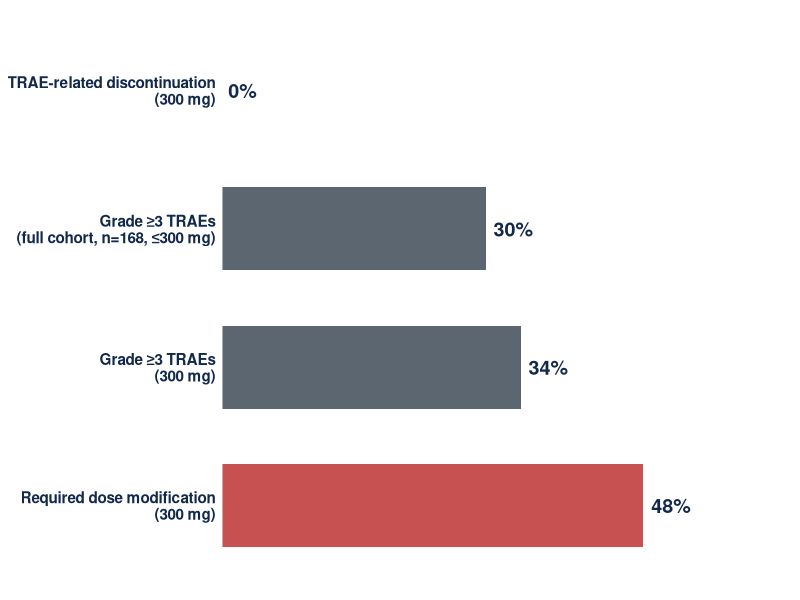
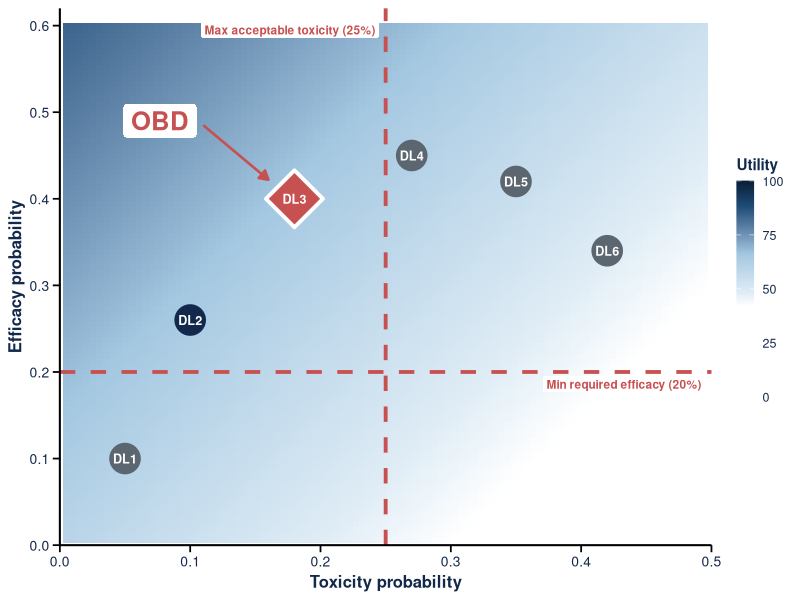
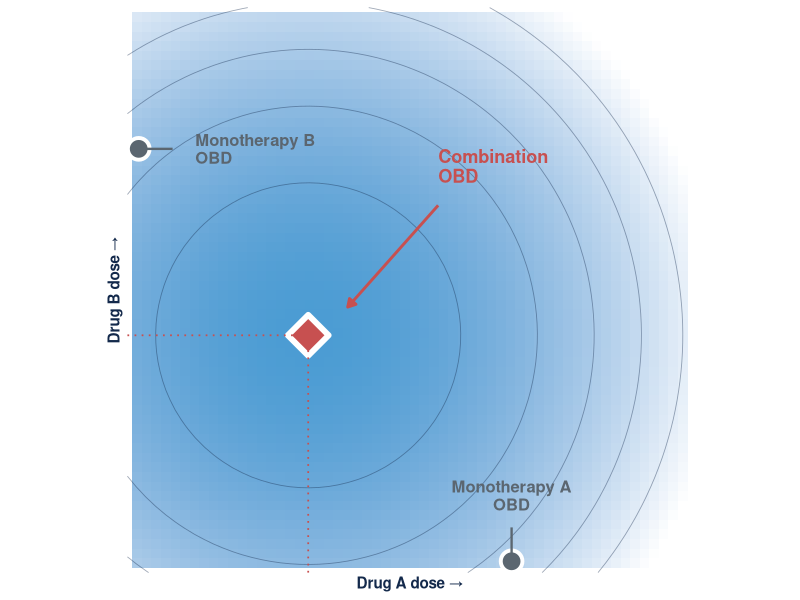
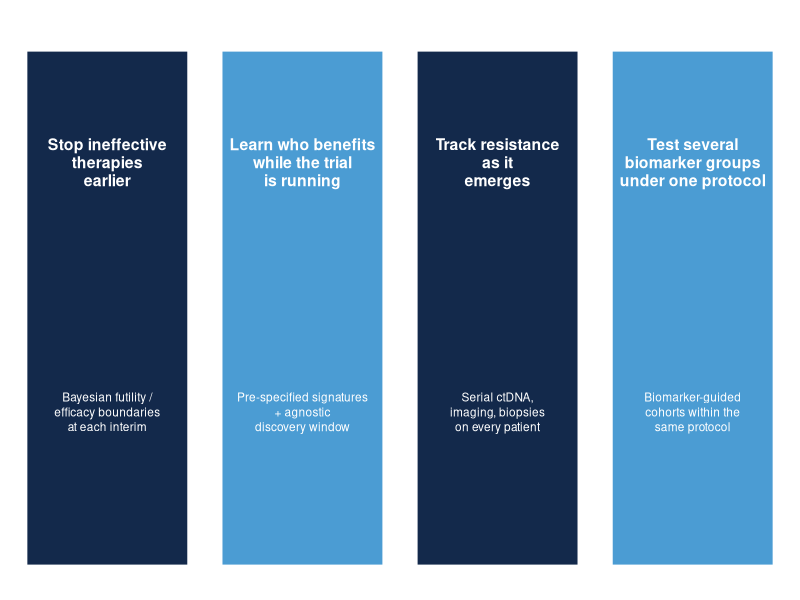
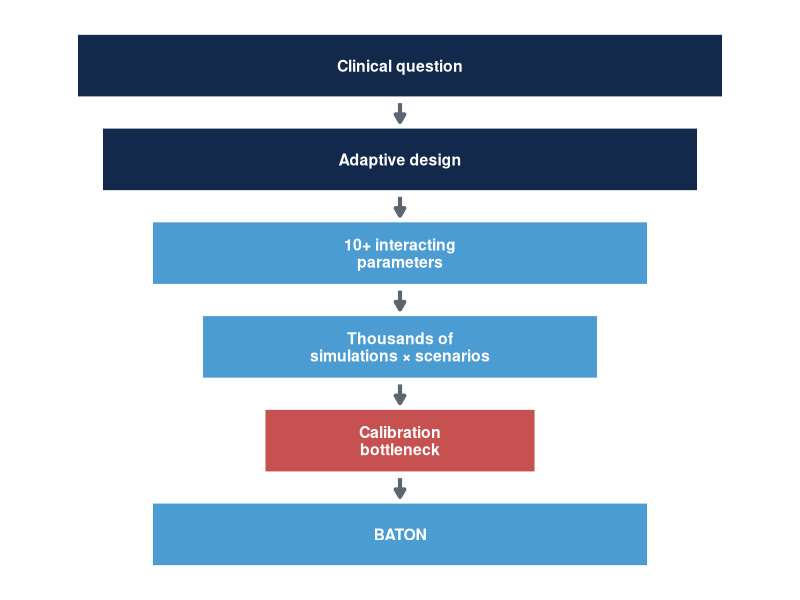
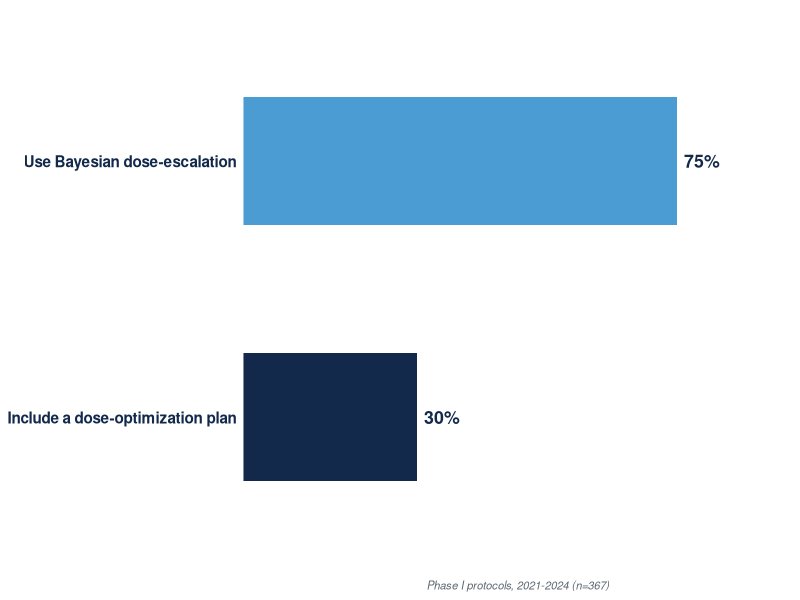
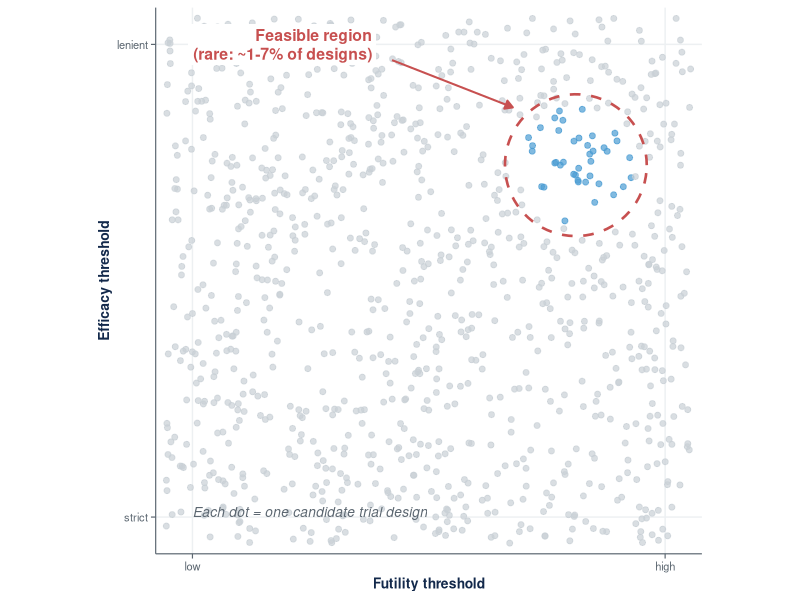
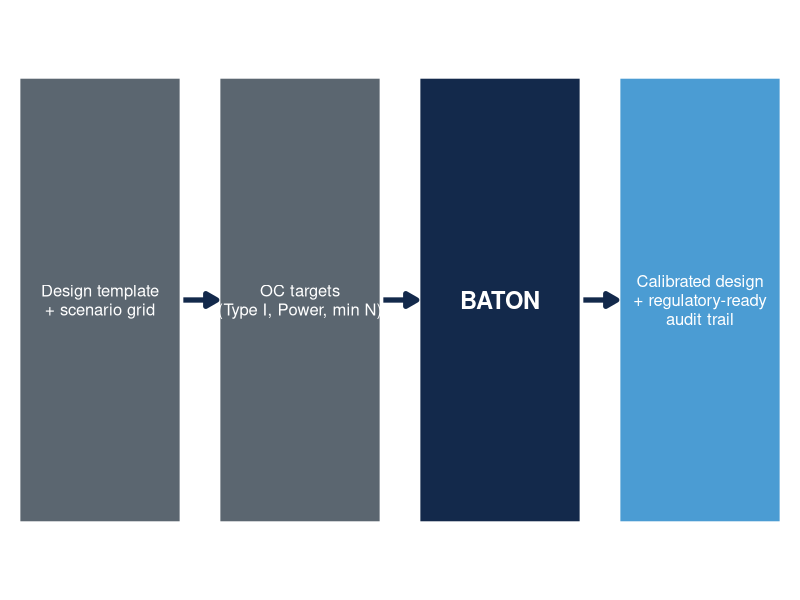

Reproduce these figures in R, in order.
## ---- chunk 1
#| label: setup
#| include: false
library(ggplot2)
library(gridExtra)
set.seed(2025)
## ---- chunk 2
#| fig.height: 3.0
#| fig.width: 9
#| fig.align: center
#| fig.alt: "Horizontal bar chart of daraxonrasib monotherapy tolerability (RMC-6236-001 PDAC cohort): 0% TRAE-related discontinuation at 300 mg; 30% Grade ≥3 TRAEs in the full cohort (n=168, doses ≤300 mg); 34% Grade ≥3 TRAEs at 300 mg; 48% required dose modification at 300 mg."
library(ggplot2)
toxdata <- data.frame(
  metric = factor(c("TRAE-related discontinuation\n(300 mg)",
                    "Grade ≥3 TRAEs\n(full cohort, n=168, ≤300 mg)",
                    "Grade ≥3 TRAEs\n(300 mg)",
                    "Required dose modification\n(300 mg)"),
                  levels = c("Required dose modification\n(300 mg)",
                             "Grade ≥3 TRAEs\n(300 mg)",
                             "Grade ≥3 TRAEs\n(full cohort, n=168, ≤300 mg)",
                             "TRAE-related discontinuation\n(300 mg)")),
  pct = c(0, 30, 34, 48),
  fill = c("#4B9CD3", "#5B6670", "#5B6670", "#C75050")
)
ggplot(toxdata, aes(x = metric, y = pct, fill = fill)) +
  geom_col(width = 0.6) +
  geom_text(aes(label = paste0(pct, "%")),
            hjust = -0.2, size = 5, fontface = "bold", color = "#13294B") +
  scale_fill_identity() +
  scale_y_continuous(limits = c(0, 65), expand = c(0, 0)) +
  coord_flip() +
  labs(x = NULL, y = NULL) +
  theme_minimal(base_size = 11) +
  theme(panel.grid = element_blank(),
        axis.text.x = element_blank(),
        axis.ticks = element_blank(),
        axis.text.y = element_text(face = "bold", color = "#13294B", size = 11))
## ---- chunk 3
#| fig.height: 5.4
#| fig.width: 6.6
#| fig.align: center
#| fig.alt: "U-BOIN utility surface: toxicity probability (x-axis, 0-0.5) vs efficacy probability (y-axis, 0-0.6). Background heatmap shades utility across the plotted region from ~30 at the lower-right (high toxicity, low efficacy) to ~84 at the upper-left (low toxicity, high efficacy); the legend extends 0-100 to anchor the full elicited utility range. Red dashed lines mark admissibility cutoffs (max acceptable toxicity 25%, min required efficacy 20%). Six dose levels DL1-DL6 plotted as points; admissible doses are navy, inadmissible doses are gray, and the OBD (admissible dose with highest utility) is highlighted as a red diamond with an OBD label and leader arrow to the northwest."
library(ggplot2)

# Elicited utilities (per U-BOIN framework, Zhou 2019)
u_no_no   <- 60    # no response, no DLT
u_yes_no  <- 100   # response, no DLT  <- best
u_no_yes  <- 0     # no response, DLT  <- worst
u_yes_yes <- 40    # response, DLT

# Utility surface u(tox_prob, eff_prob) under outcome independence
util_fn <- function(tox, eff) {
  (1 - eff) * (1 - tox) * u_no_no +
  eff * (1 - tox) * u_yes_no +
  (1 - eff) * tox * u_no_yes +
  eff * tox * u_yes_yes
}

tox_seq <- seq(0, 0.5, length = 100)
eff_seq <- seq(0, 0.6, length = 100)
util_grid <- expand.grid(tox = tox_seq, eff = eff_seq)
util_grid$utility <- util_fn(util_grid$tox, util_grid$eff)

# Candidate dose levels
doses <- data.frame(
  dl  = c("DL1", "DL2", "DL3", "DL4", "DL5", "DL6"),
  tox = c(0.05, 0.10, 0.18, 0.27, 0.35, 0.42),
  eff = c(0.10, 0.26, 0.40, 0.45, 0.42, 0.34)
)
tox_max <- 0.25
eff_min <- 0.20
doses$admissible <- doses$tox <= tox_max & doses$eff >= eff_min
doses$utility    <- util_fn(doses$tox, doses$eff)
doses$is_obd     <- FALSE
if (any(doses$admissible)) {
  doses$is_obd[ which(doses$admissible)[which.max(doses$utility[doses$admissible])] ] <- TRUE
}

obd_x <- doses$tox[doses$is_obd]
obd_y <- doses$eff[doses$is_obd]

ggplot() +
  geom_tile(data = util_grid, aes(x = tox, y = eff, fill = utility)) +
  scale_fill_gradientn(
    colors  = c("#FFFFFF", "#FFFFFF", "#E0EDF6", "#A4C8E1", "#1F4E79", "#0A1F38"),
    values  = c(0.00, 0.42, 0.48, 0.66, 0.88, 1.00),
    name    = "Utility",
    limits  = c(0, 100), breaks = c(0, 25, 50, 75, 100)
  ) +
  # Admissibility lines
  geom_vline(xintercept = tox_max, color = "#C75050",
             linewidth = 1.3, linetype = "dashed") +
  geom_hline(yintercept = eff_min, color = "#C75050",
             linewidth = 1.3, linetype = "dashed") +
  annotate("label", x = tox_max - 0.005, y = 0.595,
           label = "Max acceptable toxicity (25%)",
           color = "#C75050", hjust = 1, fontface = "bold",
           size = 3.0, label.size = 0, fill = "#FFFFFF") +
  annotate("label", x = 0.495, y = eff_min - 0.005,
           label = "Min required efficacy (20%)",
           color = "#C75050", hjust = 1, vjust = 1, fontface = "bold",
           size = 3.0, label.size = 0, fill = "#FFFFFF") +
  # Non-OBD dose points
  geom_point(data = doses[!doses$is_obd, ],
             aes(x = tox, y = eff, color = admissible),
             shape = 19, size = 10) +
  scale_color_manual(values = c("TRUE" = "#13294B", "FALSE" = "#5B6670"),
                     guide = "none") +
  # OBD diamond
  geom_point(data = doses[doses$is_obd, ],
             aes(x = tox, y = eff),
             shape = 23, fill = "#C75050", color = "white",
             size = 14, stroke = 2) +
  # Dose-level labels inside each point
  geom_text(data = doses, aes(x = tox, y = eff, label = dl),
            color = "white", size = 3.2, fontface = "bold") +
  # OBD leader arrow + label, NW of DL3 (away from DL4)
  annotate("segment",
           x = obd_x - 0.07, y = obd_y + 0.085,
           xend = obd_x - 0.02, yend = obd_y + 0.022,
           color = "#C75050", linewidth = 0.9,
           arrow = arrow(length = unit(0.25, "cm"), type = "closed")) +
  annotate("label",
           x = obd_x - 0.075, y = obd_y + 0.090,
           label = "OBD", color = "#C75050",
           size = 6.5, fontface = "bold", hjust = 1,
           label.size = 0, fill = "#FFFFFF") +
  labs(x = "Toxicity probability",
       y = "Efficacy probability") +
  scale_x_continuous(limits = c(0, 0.5), expand = c(0, 0),
                     breaks = seq(0, 0.5, by = 0.1)) +
  scale_y_continuous(limits = c(0, 0.62), expand = c(0, 0),
                     breaks = seq(0, 0.6, by = 0.1)) +
  theme_minimal(base_size = 12) +
  theme(panel.grid = element_blank(),
        # Solid black axes + prominent tick marks
        axis.line = element_line(color = "#000000", linewidth = 0.7),
        axis.ticks = element_line(color = "#000000", linewidth = 0.6),
        axis.ticks.length = unit(0.18, "cm"),
        axis.title = element_text(face = "bold", color = "#13294B", size = 12),
        axis.text = element_text(color = "#13294B", size = 10),
        legend.position = "right",
        legend.title = element_text(face = "bold", color = "#13294B", size = 11),
        legend.text = element_text(color = "#13294B", size = 9),
        legend.key.height = unit(1.1, "cm"),
        legend.key.width = unit(0.45, "cm"))
## ---- chunk 4
#| fig.height: 4.4
#| fig.width: 5.6
#| fig.align: center
library(ggplot2)
n <- 60
grid <- expand.grid(A = seq(0, 1, length = n), B = seq(0, 1, length = n))
grid$eff <- pmax(0, 0.85 - 1.6 * ((grid$A - 0.32)^2 + (grid$B - 0.42)^2))
mono_A <- data.frame(A = 0.68, B = 0.02, lab = "Monotherapy A\nOBD")
mono_B <- data.frame(A = 0.02, B = 0.75, lab = "Monotherapy B\nOBD")
combo  <- data.frame(A = 0.32, B = 0.42, lab = "Combination\nOBD")

ggplot() +
  geom_tile(data = grid, aes(x = A, y = B, fill = eff)) +
  scale_fill_gradient(low = "#FFFFFF", high = "#4B9CD3", guide = "none") +
  geom_contour(data = grid, aes(x = A, y = B, z = eff),
               color = "#13294B", linewidth = 0.3, alpha = 0.4, bins = 6) +
  # mono A on x-axis
  geom_point(data = mono_A, aes(x = A, y = B), shape = 21, fill = "#5B6670",
             color = "white", size = 6, stroke = 2) +
  geom_segment(aes(x = 0.68, xend = 0.68, y = 0.08, yend = 0.02),
               arrow = arrow(length = unit(0.18, "cm"), type = "closed"),
               color = "#5B6670", linewidth = 0.8) +
  geom_text(data = mono_A, aes(x = A, y = B + 0.09, label = lab),
            color = "#5B6670", size = 4.2, hjust = 0.5, vjust = 0,
            fontface = "bold", lineheight = 0.9) +
  # mono B on y-axis
  geom_point(data = mono_B, aes(x = A, y = B), shape = 21, fill = "#5B6670",
             color = "white", size = 6, stroke = 2) +
  geom_segment(aes(x = 0.08, xend = 0.02, y = 0.75, yend = 0.75),
               arrow = arrow(length = unit(0.18, "cm"), type = "closed"),
               color = "#5B6670", linewidth = 0.8) +
  geom_text(data = mono_B, aes(x = A + 0.10, y = B, label = lab),
            color = "#5B6670", size = 4.2, hjust = 0, vjust = 0.5,
            fontface = "bold", lineheight = 0.9) +
  # combination optimum
  geom_point(data = combo, aes(x = A, y = B), shape = 23, fill = "#C75050",
             color = "white", size = 9, stroke = 3) +
  geom_segment(aes(x = 0.55, xend = 0.39, y = 0.65, yend = 0.47),
               arrow = arrow(length = unit(0.22, "cm"), type = "closed"),
               color = "#C75050", linewidth = 1) +
  geom_text(aes(x = 0.55, y = 0.69, label = "Combination\nOBD"),
            color = "#C75050", size = 4.6, hjust = 0, vjust = 0,
            fontface = "bold", lineheight = 0.9) +
  # dotted projections from combo optimum to axes
  geom_segment(aes(x = 0.32, xend = 0.32, y = 0, yend = 0.42),
               color = "#C75050", linetype = "dotted", linewidth = 0.6) +
  geom_segment(aes(x = 0, xend = 0.32, y = 0.42, yend = 0.42),
               color = "#C75050", linetype = "dotted", linewidth = 0.6) +
  labs(x = "Drug A dose →", y = "Drug B dose →") +
  scale_x_continuous(limits = c(0, 1), breaks = NULL, expand = c(0, 0)) +
  scale_y_continuous(limits = c(0, 1), breaks = NULL, expand = c(0, 0)) +
  coord_fixed(clip = "off") +
  theme_minimal(base_size = 11) +
  theme(panel.grid = element_blank(),
        axis.title.x = element_text(face = "bold", color = "#13294B", size = 11),
        axis.title.y = element_text(face = "bold", color = "#13294B", size = 11))
## ---- chunk 5
#| fig.height: 3.0
#| fig.width: 10
#| fig.align: center
library(ggplot2)
pillars <- data.frame(
  x = c(1, 2, 3, 4),
  y = rep(1, 4),
  header = c("Stop ineffective\ntherapies\nearlier",
             "Learn who benefits\nwhile the trial\nis running",
             "Track resistance\nas it\nemerges",
             "Test several\nbiomarker groups\nunder one protocol"),
  detail = c("Bayesian futility /\nefficacy boundaries\nat each interim",
             "Pre-specified signatures\n+ agnostic\ndiscovery window",
             "Serial ctDNA,\nimaging, biopsies\non every patient",
             "Biomarker-guided\ncohorts within the\nsame protocol"),
  fill = c("#13294B", "#4B9CD3", "#13294B", "#4B9CD3")
)
ggplot() +
  geom_tile(data = pillars, aes(x = x, y = y, fill = fill),
            width = 0.85, height = 1.6, color = "white", linewidth = 2) +
  scale_fill_identity() +
  geom_text(data = pillars, aes(x = x, y = y + 0.45, label = header),
            color = "white", size = 4.0, fontface = "bold", lineheight = 0.95) +
  geom_text(data = pillars, aes(x = x, y = y - 0.32, label = detail),
            color = "white", size = 3.0, lineheight = 1.05) +
  scale_x_continuous(limits = c(0.45, 4.55), expand = c(0, 0)) +
  scale_y_continuous(limits = c(0.1, 1.95), expand = c(0, 0)) +
  theme_void()
## ---- chunk 6
#| fig.height: 3.6
#| fig.width: 4.2
#| fig.align: center
library(ggplot2)
funnel <- data.frame(
  y = 6:1,
  x = rep(1, 6),
  label = c("Clinical question",
            "Adaptive design",
            "10+ interacting\nparameters",
            "Thousands of\nsimulations × scenarios",
            "Calibration\nbottleneck",
            "BATON"),
  fill = c("#13294B", "#13294B", "#4B9CD3", "#4B9CD3", "#C75050", "#4B9CD3"),
  width = c(2.6, 2.4, 2.0, 1.6, 1.1, 2.0)
)
ggplot() +
  geom_tile(data = funnel, aes(x = x, y = y, fill = fill, width = width),
            height = 0.72, color = "white", linewidth = 2) +
  scale_fill_identity() +
  geom_text(data = funnel, aes(x = x, y = y, label = label),
            color = "white", size = 4.0, fontface = "bold", lineheight = 0.92) +
  geom_segment(data = data.frame(x = 1, xend = 1, y = 6:2 - 0.4, yend = 5:1 + 0.4),
               aes(x = x, xend = xend, y = y, yend = yend),
               arrow = arrow(length = unit(0.22, "cm"), type = "closed"),
               color = "#5B6670", linewidth = 1.4) +
  scale_x_continuous(limits = c(-0.6, 2.6), expand = c(0, 0)) +
  scale_y_continuous(limits = c(0.3, 6.7), expand = c(0, 0)) +
  theme_void()
## ---- chunk 7
#| fig.height: 1.4
#| fig.width: 5.6
#| fig.align: center
library(ggplot2)
adopt <- data.frame(
  metric = factor(c("Use Bayesian dose-escalation", "Include a dose-optimization plan"),
                  levels = c("Include a dose-optimization plan", "Use Bayesian dose-escalation")),
  pct = c(75, 30),
  fill = c("#4B9CD3", "#13294B")
)
ggplot(adopt, aes(x = metric, y = pct, fill = fill)) +
  geom_col(width = 0.5) +
  geom_text(aes(label = paste0(pct, "%")),
            hjust = -0.2, size = 4.5, fontface = "bold", color = "#13294B") +
  scale_fill_identity() +
  scale_y_continuous(limits = c(0, 95), expand = c(0, 0)) +
  coord_flip() +
  labs(x = NULL, y = NULL,
       caption = "Phase I protocols, 2021-2024 (n=367)") +
  theme_minimal(base_size = 11) +
  theme(panel.grid = element_blank(),
        axis.text.x = element_blank(),
        axis.ticks = element_blank(),
        axis.text.y = element_text(face = "bold", color = "#13294B", size = 11),
        plot.caption = element_text(color = "#5B6670", size = 8,
                                    face = "italic", hjust = 0.5,
                                    margin = margin(t = 4)))
## ---- chunk 8
#| fig.height: 4.0
#| fig.width: 9
#| fig.align: center
#| fig.alt: "Scatter plot of about a thousand candidate trial designs across two calibration parameters. The vast majority are gray (failing one or more of the four operating-characteristic constraints). A small cluster near the upper-right is highlighted in blue, representing the rare designs that satisfy FDA compliance, minimize patients, stop bad early, and accelerate good simultaneously. A red label flags this region as the feasible region (about 1 to 7 percent of designs)."
library(ggplot2)
set.seed(42)
n <- 1000
df <- data.frame(
  x = runif(n, 0, 1),
  y = runif(n, 0, 1)
)
df$d2 <- (df$x - 0.78)^2 + (df$y - 0.72)^2
df$ok <- df$d2 < 0.012
df$cls <- ifelse(df$ok, "feasible", "infeasible")

ggplot(df, aes(x = x, y = y, color = cls)) +
  geom_point(size = 1.7, alpha = 0.7) +
  scale_color_manual(values = c("feasible" = "#4B9CD3", "infeasible" = "#C8D0D6"),
                     guide = "none") +
  annotate("path",
           x = 0.78 + 0.135 * cos(seq(0, 2 * pi, length.out = 80)),
           y = 0.72 + 0.135 * sin(seq(0, 2 * pi, length.out = 80)),
           color = "#C75050", linewidth = 0.9, linetype = "dashed") +
  annotate("segment", x = 0.43, xend = 0.66, y = 0.92, yend = 0.83,
           arrow = arrow(length = unit(0.22, "cm"), type = "closed"),
           color = "#C75050", linewidth = 0.7) +
  annotate("label", x = 0.40, y = 0.95,
           label = "Feasible region\n(rare: ~1-7% of designs)",
           color = "#C75050", fontface = "bold", size = 4.0,
           hjust = 1, fill = "#FFFFFF", label.size = 0, lineheight = 1.0) +
  annotate("text", x = 0.05, y = 0.05, hjust = 0, vjust = 0,
           label = "Each dot = one candidate trial design",
           color = "#5B6670", fontface = "italic", size = 3.5) +
  coord_fixed() +
  scale_x_continuous("Futility threshold",
                     limits = c(0, 1), expand = c(0.01, 0.01),
                     breaks = c(0.05, 0.95), labels = c("low", "high")) +
  scale_y_continuous("Efficacy threshold",
                     limits = c(0, 1), expand = c(0.01, 0.01),
                     breaks = c(0.05, 0.95), labels = c("strict", "lenient")) +
  theme_minimal(base_size = 11) +
  theme(panel.grid.minor = element_blank(),
        panel.grid.major = element_line(color = "#EDF0F2"),
        axis.title = element_text(color = "#13294B", face = "bold", size = 10),
        axis.text = element_text(color = "#5B6670", size = 8),
        axis.ticks = element_line(color = "#5B6670", linewidth = 0.4),
        axis.ticks.length = unit(0.12, "cm"),
        axis.line = element_line(color = "#5B6670", linewidth = 0.4))
## ---- chunk 9
#| fig.height: 3.6
#| fig.width: 11
#| fig.align: center
library(ggplot2)
flow <- data.frame(
  x = c(1.0, 3.4, 5.8, 8.2),
  y = rep(1, 4),
  label = c("Design template\n+ scenario grid",
            "OC targets\n(Type I, Power, min N)",
            "BATON",
            "Calibrated design\n+ regulatory-ready\naudit trail"),
  fill = c("#5B6670", "#5B6670", "#13294B", "#4B9CD3"),
  is_baton = c(FALSE, FALSE, TRUE, FALSE)
)
ggplot() +
  geom_tile(data = flow, aes(x = x, y = y, fill = fill),
            width = 2.0, height = 1.2,
            color = "white", linewidth = 2.5) +
  scale_fill_identity() +
  geom_text(data = flow, aes(x = x, y = y, label = label),
            color = "white", size = ifelse(flow$is_baton, 6.0, 4.2),
            fontface = ifelse(flow$is_baton, "bold", "plain"),
            lineheight = 0.95) +
  geom_segment(data = data.frame(x = c(1.0, 3.4, 5.8) + 1.0,
                                  xend = c(3.4, 5.8, 8.2) - 1.0,
                                  y = rep(1, 3), yend = rep(1, 3)),
               aes(x = x, xend = xend, y = y, yend = yend),
               arrow = arrow(length = unit(0.32, "cm"), type = "closed"),
               color = "#13294B", linewidth = 1.8) +
  scale_x_continuous(limits = c(-0.2, 9.4), expand = c(0, 0)) +
  scale_y_continuous(limits = c(0.2, 1.8), expand = c(0, 0)) +
  theme_void()
## ---- chunk 10
#| fig.height: 3.4
#| fig.width: 11
#| fig.align: center
#| fig.alt: "Two-panel scatter comparing search strategies. Left panel (grid search): about 200 evenly-spaced gray dots on a lattice across the design space, with only 2-3 dots happening to land in the small red-dashed feasible region in the upper-right. Right panel (BATON): about 30 dots, the early ones spread out and the later ones clustering tightly inside the feasible region as the model learns where the feasible designs are."
library(ggplot2)
library(gridExtra)
set.seed(7)

# Shared landscape: feasible region as a small disk in upper-right
cx <- 0.78; cy <- 0.72; rad <- 0.13

# Grid panel: even lattice, many points, few feasible
grid_pts <- expand.grid(x = seq(0.05, 0.95, length.out = 15),
                        y = seq(0.05, 0.95, length.out = 15))
grid_pts$d <- sqrt((grid_pts$x - cx)^2 + (grid_pts$y - cy)^2)
grid_pts$ok <- grid_pts$d < rad

# BATON panel: simulated trajectory — exploration → exploitation
n_baton <- 30
baton_x <- c(runif(8, 0.05, 0.95))
baton_y <- c(runif(8, 0.05, 0.95))
for (i in 9:n_baton) {
  # converging toward feasible region
  baton_x <- c(baton_x, cx + rnorm(1, 0, rad * 0.7) * (1 - (i - 8) / (n_baton - 8) * 0.6))
  baton_y <- c(baton_y, cy + rnorm(1, 0, rad * 0.7) * (1 - (i - 8) / (n_baton - 8) * 0.6))
}
baton_pts <- data.frame(x = baton_x, y = baton_y, ord = 1:n_baton)
baton_pts$d <- sqrt((baton_pts$x - cx)^2 + (baton_pts$y - cy)^2)
baton_pts$ok <- baton_pts$d < rad

feasible_ring <- data.frame(
  th = seq(0, 2 * pi, length.out = 100)
)
feasible_ring$x <- cx + rad * cos(feasible_ring$th)
feasible_ring$y <- cy + rad * sin(feasible_ring$th)

p_grid <- ggplot() +
  geom_path(data = feasible_ring, aes(x = x, y = y),
            color = "#C75050", linewidth = 0.8, linetype = "dashed") +
  geom_point(data = grid_pts,
             aes(x = x, y = y, color = ok),
             size = 1.6, alpha = 0.85) +
  scale_color_manual(values = c("TRUE" = "#4B9CD3", "FALSE" = "#C8D0D6"),
                     guide = "none") +
  annotate("segment", x = 0.45, xend = 0.66, y = 0.93, yend = 0.83,
           arrow = arrow(length = unit(0.20, "cm"), type = "closed"),
           color = "#C75050", linewidth = 0.6) +
  annotate("label", x = 0.42, y = 0.96,
           label = "Feasible region\n(~1-7% of designs)",
           color = "#C75050", fontface = "bold", size = 3.0,
           hjust = 1, fill = "#FFFFFF", label.size = 0, lineheight = 1.0) +
  annotate("text", x = 0.04, y = 0.05, hjust = 0, vjust = 0,
           label = "Each dot = one candidate design",
           color = "#5B6670", fontface = "italic", size = 2.9) +
  coord_fixed() +
  scale_x_continuous("Futility threshold",
                     limits = c(0, 1), expand = c(0.01, 0.01),
                     breaks = c(0.05, 0.95), labels = c("low", "high")) +
  scale_y_continuous("Efficacy threshold",
                     limits = c(0, 1), expand = c(0.01, 0.01),
                     breaks = c(0.05, 0.95), labels = c("strict", "lenient")) +
  labs(title = "Grid search",
       subtitle = "~225 designs on a lattice; most wasted") +
  theme_minimal(base_size = 11) +
  theme(panel.grid = element_blank(),
        plot.title = element_text(hjust = 0.5, face = "bold",
                                  color = "#13294B", size = 13),
        plot.subtitle = element_text(hjust = 0.5, color = "#5B6670",
                                     size = 10),
        axis.title = element_text(color = "#13294B", face = "bold", size = 10),
        axis.text = element_text(color = "#5B6670", size = 8),
        axis.ticks = element_line(color = "#5B6670", linewidth = 0.4),
        axis.ticks.length = unit(0.12, "cm"),
        axis.line = element_line(color = "#5B6670", linewidth = 0.4))

p_baton <- ggplot() +
  geom_path(data = feasible_ring, aes(x = x, y = y),
            color = "#C75050", linewidth = 0.8, linetype = "dashed") +
  geom_point(data = baton_pts,
             aes(x = x, y = y, color = ord),
             size = 2.2, alpha = 0.9) +
  scale_color_gradient(low = "#C8D0D6", high = "#13294B", guide = "none") +
  annotate("text", x = 0.04, y = 0.05, hjust = 0, vjust = 0,
           label = "Light dots tried early, dark dots tried later",
           color = "#5B6670", fontface = "italic", size = 2.9) +
  coord_fixed() +
  scale_x_continuous("Futility threshold",
                     limits = c(0, 1), expand = c(0.01, 0.01),
                     breaks = c(0.05, 0.95), labels = c("low", "high")) +
  scale_y_continuous("Efficacy threshold",
                     limits = c(0, 1), expand = c(0.01, 0.01),
                     breaks = c(0.05, 0.95), labels = c("strict", "lenient")) +
  labs(title = "BATON search",
       subtitle = "first ~30 designs; model already learning where feasibility lives") +
  theme_minimal(base_size = 11) +
  theme(panel.grid = element_blank(),
        plot.title = element_text(hjust = 0.5, face = "bold",
                                  color = "#4B9CD3", size = 13),
        plot.subtitle = element_text(hjust = 0.5, color = "#5B6670",
                                     size = 10),
        axis.title = element_text(color = "#13294B", face = "bold", size = 10),
        axis.text = element_text(color = "#5B6670", size = 8),
        axis.ticks = element_line(color = "#5B6670", linewidth = 0.4),
        axis.ticks.length = unit(0.12, "cm"),
        axis.line = element_line(color = "#5B6670", linewidth = 0.4))

grid.arrange(p_grid, p_baton, ncol = 2)
## ---- chunk 11
#| fig.height: 4.4
#| fig.width: 10
#| fig.align: center
#| fig.alt: "Four-box layout echoing the calibration-challenge slide, now showing the BATON-calibrated design's achieved values for PANGEA Phase II. Box 1: FDA compliance checkmark, Type I 7.0% (target ≤10%) and Power 82.2% (target ≥80%). Box 2: Minimize patients checkmark, ~23 spared, avg N 53 vs Max N 76. Box 3: Stop bad early checkmark, 78% futility stop when drug inactive. Box 4: Accelerate good checkmark, 81% efficacy stop when drug active."
library(ggplot2)
delivered <- data.frame(
  x = c(1, 2, 1, 2),
  y = c(2, 2, 1, 1),
  header = c("1. FDA compliance  ✓",
             "2. Minimize patients  ✓",
             "3. Stop bad early  ✓",
             "4. Accelerate good  ✓"),
  detail = c("Type I 7.0% (target ≤10%)\nPower 82.2% (target ≥80%)",
             "~23 patients spared\n(avg N 53 vs Max N 76)",
             "78% early futility stop\nwhen drug is inactive",
             "81% early efficacy stop\nwhen drug works"),
  fill = c("#13294B", "#4B9CD3", "#4B9CD3", "#13294B")
)
ggplot() +
  geom_tile(data = delivered, aes(x = x, y = y, fill = fill),
            width = 0.92, height = 0.85, color = "white", linewidth = 2) +
  scale_fill_identity() +
  geom_text(data = delivered, aes(x = x, y = y + 0.26, label = header),
            color = "white", size = 5.2, fontface = "bold") +
  geom_text(data = delivered, aes(x = x, y = y - 0.13, label = detail),
            color = "white", size = 3.8, lineheight = 1.0) +
  coord_fixed(ratio = 0.6) +
  scale_x_continuous(limits = c(0.4, 2.6), expand = c(0, 0)) +
  scale_y_continuous(limits = c(0.4, 2.6), expand = c(0, 0)) +
  theme_void()
## ---- chunk 12
#| fig.height: 2.8
#| fig.width: 9
#| fig.align: center
library(ggplot2)
gi <- data.frame(
  x = c(1, 2, 1, 2),
  y = c(2, 2, 1, 1),
  header = c("PDAC", "CRC",
             "Basket / umbrella", "Robust calibration"),
  detail = c("RAS-backbone\ncombinations\nOBD selection",
             "Joint-surface\nnovel-novel\ndoublets",
             "Biomarker-stratified\nsubtrials\nshared decision rules",
             "Designs robust to\nuncertain trial\nassumptions"),
  fill = c("#13294B", "#4B9CD3", "#4B9CD3", "#13294B")
)
ggplot() +
  geom_tile(data = gi, aes(x = x, y = y, fill = fill),
            width = 0.92, height = 0.85, color = "white", linewidth = 2) +
  scale_fill_identity() +
  geom_text(data = gi, aes(x = x, y = y + 0.25, label = header),
            color = "white", size = 4.8, fontface = "bold") +
  geom_text(data = gi, aes(x = x, y = y - 0.10, label = detail),
            color = "white", size = 3.4, lineheight = 1.0) +
  coord_fixed(ratio = 0.55) +
  scale_x_continuous(limits = c(0.4, 2.6), expand = c(0, 0)) +
  scale_y_continuous(limits = c(0.4, 2.6), expand = c(0, 0)) +
  theme_void()
